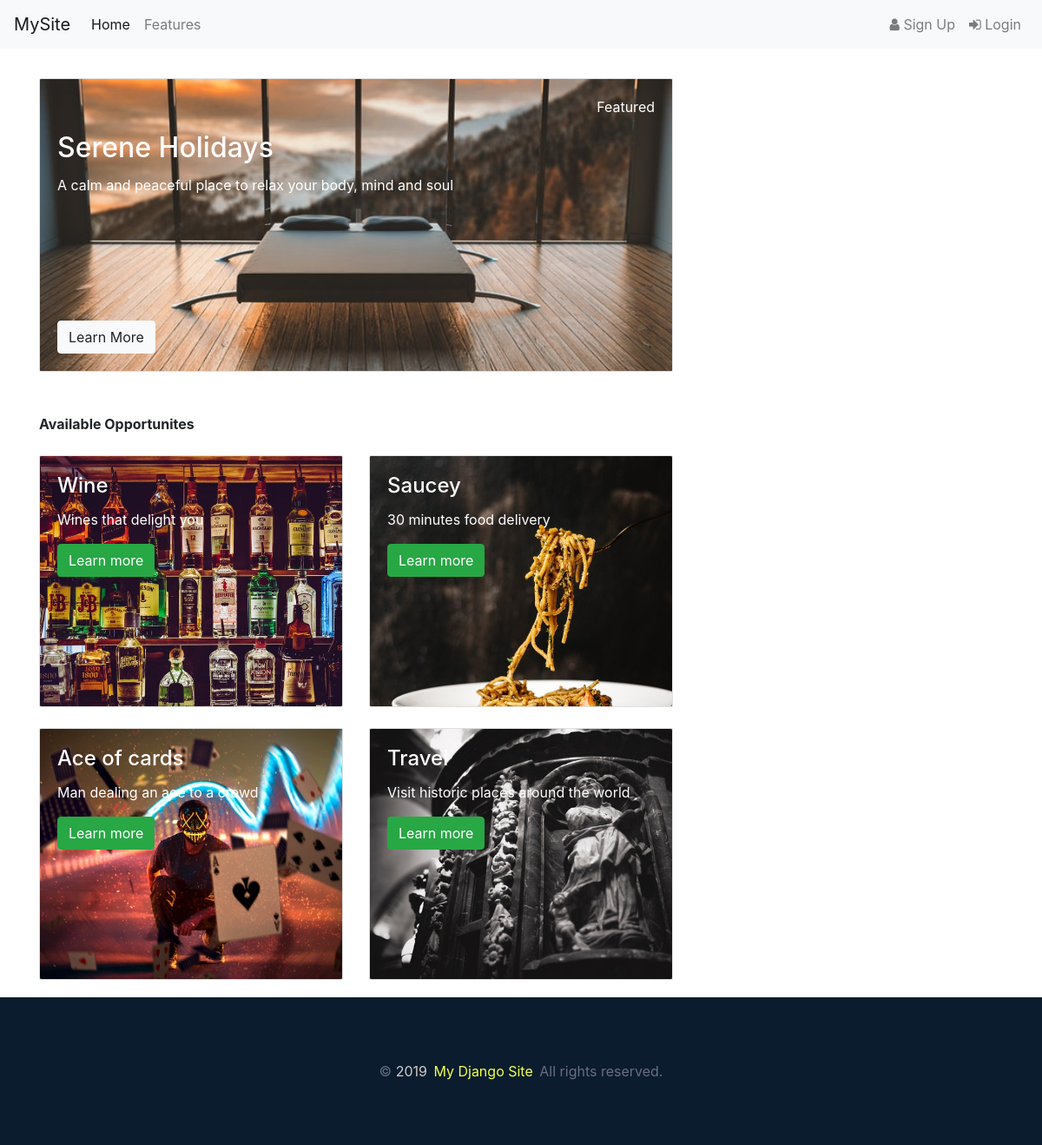
The page / on the database its author committed.
### main/models.py (models this page shows, shortened)
class Post(models.Model):
	title = models.CharField(max_length=200)
	summary = models.CharField(max_length=200)
	image = models.ImageField(default='default.jpg', upload_to='post_img')
	date_created = models.DateTimeField(auto_now_add=True, db_index=True)

class Opportunities(models.Model):
	title= models.CharField(max_length=200)
	summary = models.CharField(max_length=200)
	image = models.ImageField(default='default.jpg', upload_to='opp_img')

### main/views.py (the view)
# urls.py: path("", views.homepage, name="homepage"),
def homepage(request):
	return render(request=request,
				  template_name="main/home.html",
				  context={"post": Post.objects.order_by('-date_created')[0], "opps":Opportunities.objects.all()}
	)

### main/templates/main/home.html (shortened to what this page needs)
{% extends "main/header.html" %}
{% block content %}
			<div class="col-8">
				<br>
				{% include "main/posts.html" with posts=posts %}
			</div>
{% endblock %}

### main/templates/main/header.html (shortened to what this page needs)
<head>
	{% load static %}
    <link rel="stylesheet" href="https://stackpath.bootstrapcdn.com/bootstrap/4.3.1/css/bootstrap.min.css">
    <link href="https://maxcdn.bootstrapcdn.com/font-awesome/4.7.0/css/font-awesome.min.css" rel="stylesheet">
    <link rel="stylesheet" type="text/css" href="{% static 'main/main.css' %}">
</head>
<body>
	<header class="site-header">
		{% include "main/includes/navbar.html" %}
	</header>
	<main role="main" class="container">
		<div class="row">
			{% block content %}
			{% endblock %}
	</main>
		<div class="bottom section-padding">
			<div class="container">
				<div class="row">
					<div class="col-md-12 text-center">
						<div class="copyright">
							<p>© <span>2019</span> <a href="#" class="transition">My Django Site</a> All rights reserved.</p>
						</div>
					</div>
				</div>
			</div>
		</div>
</body>

### main/templates/main/includes/navbar.html (shortened to what this page needs)
<nav class="navbar navbar-expand-lg navbar-light bg-light">
			<a class="navbar-brand" href="#">MySite</a>
			<div class="collapse navbar-collapse" id="navbarText">
				<ul class="navbar-nav mr-auto">
					<li class="nav-item active">
						<a class="nav-link" href="/">Home <span class="sr-only">(current)</span></a>
					</li>
					<li class="nav-item">
						<a class="nav-link" href="#">Features</a>
					</li>
				</ul>
				<ul class="navbar-nav navbar-right">
					{% if user.is_authenticated %}
					<li class="nav-item">
						<a class="nav-link" href="/Profile"><span class="fa fa-user-circle"></span> {{ user.username }}</a>
					</li>
					<li class="nav-item">
						<a class="nav-link" href="/logout"><span class="fa fa-sign-in"></span> Logout</a>
					</li>
					{% else %}
					<li class="nav-item">
						<a class="nav-link" href="/register"><span class="fa fa-user"></span> Sign Up</a>
					</li>
					<li class="nav-item">
						<a class="nav-link" href="/login"><span class="fa fa-sign-in"></span> Login</a>
					</li>
					{% endif %}
				</ul>
			</div>
		</nav>

### main/templates/main/posts.html
{% block content %}
	<div class="card bg-dark text-white mb-4">
		<img src="{{ post.image.url }}" class="card-img" style="height: 21rem; object-fit: cover;">
		<div class="card-body d-flex flex-column card-img-overlay">
			<p class="card-text text-right">Featured</p>
			<h2 class="card-title">{{ post.title }}</h2>
			<p class="card-text">{{ post.summary }} </p>
			<div class="mt-auto">
				<a href="#" class="btn btn-light">Learn More</a>
			</div>
		</div>
	</div>
	<br>
	<p class="mb-0"><strong>Available Opportunites</strong></p>
	<div class="card-deck">
		{% for opp in opps %}
		<div class="card bg-dark text-white overlay-card mt-4">
			<img src="{{ opp.image.url }}" class="card-img" style="height: 18rem; object-fit: cover;">
			<div class="card-img-overlay">
				<h4 class="card-title">{{ opp.title }}</h4>
				<p class="card-text">{{ opp.summary}}</p>
				<a href="#" class="btn btn-success">Learn more</a>
			</div>
		</div>
		{% if forloop.counter|divisibleby:"2"  %}
            </div><div class="card-deck">
        {% endif %}
		{% endfor %}
	</div>
</div>
{% endblock %}

### main/static/main/main.css (style rules this page uses)
.section-padding { padding: 60px 0; margin-top: 20px; }
.bottom { background-color: #0a1c2e; }
.bottom .copyright { color: #e5e5e5; font-weight: 600; }
.copyright a { color: #f2ff49; margin-left: 3px; padding-right: 3px; }
.bottom p { margin-bottom: 0; line-height: 50px; font-size: 16px; font-weight: 400; }
.copyright p span { color: #d1caca; }
.bottom .copyright p, .bottom .copyright a:hover { color: #6c6d83; }
.card { margin-top: 10px; box-sizing: border-box; border-radius: 2px; background-clip: padding-box; }

### rows shown on the page
Post: image (picture), title "Serene Holidays", summary "A calm and peaceful place to relax your body, mind and soul"
Opportunities: image (picture), title "Wine", summary "Wines that delight you"
Opportunities: image (picture), title "Saucey", summary "30 minutes food delivery"
Opportunities: image (picture), title "Ace of cards", summary "Man dealing an ace to a crowd"
Opportunities: image (placeholder picture), title "Travel", summary "Visit historic places around the world"
